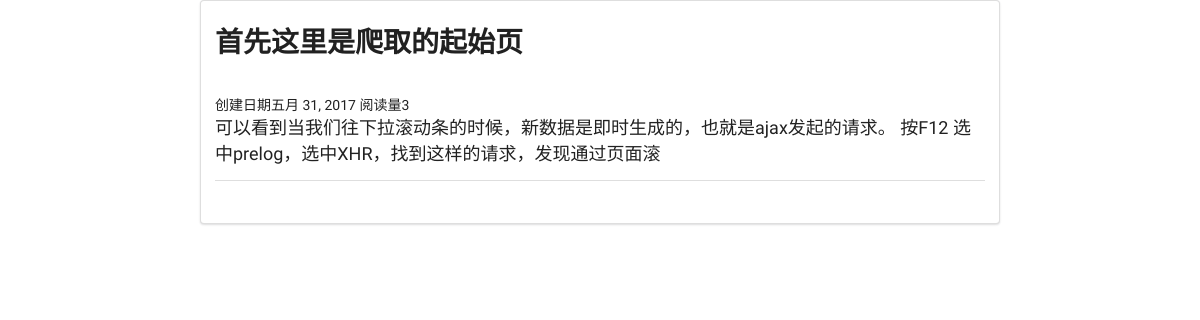
The page /blog/article_page/7 on the database its author committed.
### blog/models.py (models this page shows, shortened)
class Aritcle(models.Model):
    headline=models.CharField(null=True,blank=True,max_length=500)
    content=models.TextField(null=True,blank=True)
    excerpt = models.CharField(max_length=200, blank=True)
    created_time = models.DateField(null=True,blank=True)
    modified_time = models.DateTimeField(null=True,blank=True)
    author = models.ForeignKey(User,null=True,blank=True)
    category = models.ForeignKey(Category,null=True,blank=True)
    tags = models.ManyToManyField(Tag,null=True, blank=True)
    browse_num=models.IntegerField(null=True,blank=True)
    class Meta:
        ordering = ['-created_time']

### blog/views.py (the view)
# urls.py: url(r'^article_page/(?P<aritcle_id>[0-9]+)$', views.aritcle_page,name='aritcle_page'),
def aritcle_page(request,aritcle_id):
    aritcle = get_object_or_404(Aritcle,pk=aritcle_id)
    num = aritcle.browse_num
    num = num + 1
    aritcle.browse_num = num
    aritcle.save()
    context={}
    aritcle=models.Aritcle.objects.get(pk=aritcle_id)
    context['aritcle']=aritcle
    return render(request,'aritcle_page.html',context)

### blog/templates/aritcle_page.html (shortened to what this page needs)
<!DOCTYPE html>
{% load staticfiles %}
<head>
     <link rel="stylesheet" href="{% static 'css/semantic.css' %}"  media="screen" title="no title" charset="utf-8">
</head>
<body>
<div class="ui  container segment">
                <div class="ui container vertical segment">
                        <h1 class="ui header">
                            {{ aritcle.headline }}
                        </h1>
                    <br>创建日期{{aritcle.created_time}}      阅读量{{ aritcle.browse_num }}</br>
                    <p>
                        {{ aritcle.content }}
                    </p>
                </div>
               <div class="ui container vertical segment">
               </div>
        </div>
</body>
</html>

### rows shown on the page
Aritcle: headline "首先这里是爬取的起始页", created_time "五月 31, 2017", browse_num "3", content "可以看到当我们往下拉滚动条的时候，新数据是即时生成的，也就是ajax发起的请求。 按F12 选中prelog，选中XHR，找到这样的请求，发现通过页面滚"
